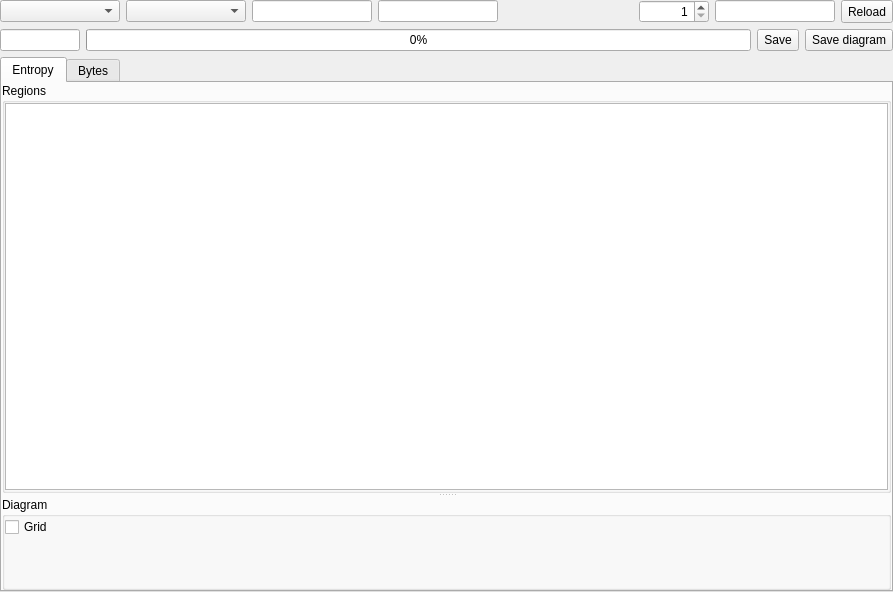
<?xml version="1.0" encoding="UTF-8"?>
<ui version="4.0">
 <class>XEntropyWidget</class>
 <widget class="QWidget" name="XEntropyWidget">
  <property name="geometry">
   <rect>
    <x>0</x>
    <y>0</y>
    <width>893</width>
    <height>592</height>
   </rect>
  </property>
  <property name="windowTitle">
   <string notr="true">Form</string>
  </property>
  <layout class="QVBoxLayout" name="verticalLayout_6">
   <property name="leftMargin">
    <number>0</number>
   </property>
   <property name="topMargin">
    <number>0</number>
   </property>
   <property name="rightMargin">
    <number>0</number>
   </property>
   <property name="bottomMargin">
    <number>0</number>
   </property>
   <item>
    <layout class="QHBoxLayout" name="horizontalLayout">
     <item>
      <widget class="QComboBox" name="comboBoxType">
       <property name="minimumSize">
        <size>
         <width>120</width>
         <height>0</height>
        </size>
       </property>
      </widget>
     </item>
     <item>
      <widget class="QComboBox" name="comboBoxMapMode">
       <property name="minimumSize">
        <size>
         <width>120</width>
         <height>0</height>
        </size>
       </property>
      </widget>
     </item>
     <item>
      <widget class="XLineEditHEX" name="lineEditOffset">
       <property name="maximumSize">
        <size>
         <width>120</width>
         <height>16777215</height>
        </size>
       </property>
       <property name="alignment">
        <set>Qt::AlignCenter</set>
       </property>
       <property name="readOnly">
        <bool>true</bool>
       </property>
      </widget>
     </item>
     <item>
      <widget class="XLineEditHEX" name="lineEditSize">
       <property name="maximumSize">
        <size>
         <width>120</width>
         <height>16777215</height>
        </size>
       </property>
       <property name="alignment">
        <set>Qt::AlignCenter</set>
       </property>
       <property name="readOnly">
        <bool>true</bool>
       </property>
      </widget>
     </item>
     <item>
      <spacer name="horizontalSpacer">
       <property name="orientation">
        <enum>Qt::Horizontal</enum>
       </property>
       <property name="sizeHint" stdset="0">
        <size>
         <width>40</width>
         <height>20</height>
        </size>
       </property>
      </spacer>
     </item>
     <item>
      <widget class="QSpinBox" name="spinBoxCount">
       <property name="minimumSize">
        <size>
         <width>70</width>
         <height>0</height>
        </size>
       </property>
       <property name="alignment">
        <set>Qt::AlignRight|Qt::AlignTrailing|Qt::AlignVCenter</set>
       </property>
       <property name="minimum">
        <number>1</number>
       </property>
       <property name="maximum">
        <number>1000</number>
       </property>
      </widget>
     </item>
     <item>
      <widget class="XLineEditHEX" name="lineEditPartSize">
       <property name="maximumSize">
        <size>
         <width>120</width>
         <height>16777215</height>
        </size>
       </property>
       <property name="alignment">
        <set>Qt::AlignCenter</set>
       </property>
       <property name="readOnly">
        <bool>true</bool>
       </property>
      </widget>
     </item>
     <item>
      <widget class="QToolButton" name="toolButtonReload">
       <property name="sizePolicy">
        <sizepolicy hsizetype="Minimum" vsizetype="Minimum">
         <horstretch>0</horstretch>
         <verstretch>0</verstretch>
        </sizepolicy>
       </property>
       <property name="text">
        <string>Reload</string>
       </property>
       <property name="iconSize">
        <size>
         <width>16</width>
         <height>16</height>
        </size>
       </property>
       <property name="toolButtonStyle">
        <enum>Qt::ToolButtonTextBesideIcon</enum>
       </property>
      </widget>
     </item>
    </layout>
   </item>
   <item>
    <layout class="QHBoxLayout" name="horizontalLayout_2">
     <item>
      <widget class="QLineEdit" name="lineEditTotalEntropy">
       <property name="maximumSize">
        <size>
         <width>80</width>
         <height>16777215</height>
        </size>
       </property>
       <property name="alignment">
        <set>Qt::AlignCenter</set>
       </property>
       <property name="readOnly">
        <bool>true</bool>
       </property>
      </widget>
     </item>
     <item>
      <widget class="QProgressBar" name="progressBarTotalEntropy">
       <property name="minimumSize">
        <size>
         <width>150</width>
         <height>0</height>
        </size>
       </property>
       <property name="maximum">
        <number>1000</number>
       </property>
       <property name="value">
        <number>0</number>
       </property>
       <property name="alignment">
        <set>Qt::AlignCenter</set>
       </property>
      </widget>
     </item>
     <item>
      <widget class="QToolButton" name="toolButtonSaveEntropyTable">
       <property name="sizePolicy">
        <sizepolicy hsizetype="Minimum" vsizetype="Minimum">
         <horstretch>0</horstretch>
         <verstretch>0</verstretch>
        </sizepolicy>
       </property>
       <property name="text">
        <string>Save</string>
       </property>
       <property name="toolButtonStyle">
        <enum>Qt::ToolButtonTextBesideIcon</enum>
       </property>
      </widget>
     </item>
     <item>
      <widget class="QToolButton" name="toolButtonSaveEntropyDiagram">
       <property name="sizePolicy">
        <sizepolicy hsizetype="Minimum" vsizetype="Minimum">
         <horstretch>0</horstretch>
         <verstretch>0</verstretch>
        </sizepolicy>
       </property>
       <property name="text">
        <string>Save diagram</string>
       </property>
       <property name="toolButtonStyle">
        <enum>Qt::ToolButtonTextBesideIcon</enum>
       </property>
      </widget>
     </item>
    </layout>
   </item>
   <item>
    <widget class="QTabWidget" name="tabWidget">
     <property name="currentIndex">
      <number>0</number>
     </property>
     <widget class="QWidget" name="tabEntropy">
      <attribute name="title">
       <string>Entropy</string>
      </attribute>
      <layout class="QVBoxLayout" name="verticalLayout_11">
       <property name="leftMargin">
        <number>0</number>
       </property>
       <property name="topMargin">
        <number>0</number>
       </property>
       <property name="rightMargin">
        <number>0</number>
       </property>
       <property name="bottomMargin">
        <number>0</number>
       </property>
       <item>
        <widget class="QSplitter" name="splitter">
         <property name="orientation">
          <enum>Qt::Vertical</enum>
         </property>
         <widget class="QGroupBox" name="groupBoxRegions">
          <property name="sizePolicy">
           <sizepolicy hsizetype="Preferred" vsizetype="Preferred">
            <horstretch>0</horstretch>
            <verstretch>0</verstretch>
           </sizepolicy>
          </property>
          <property name="title">
           <string>Regions</string>
          </property>
          <layout class="QVBoxLayout" name="verticalLayout_4">
           <property name="leftMargin">
            <number>0</number>
           </property>
           <property name="topMargin">
            <number>0</number>
           </property>
           <property name="rightMargin">
            <number>0</number>
           </property>
           <property name="bottomMargin">
            <number>0</number>
           </property>
           <item>
            <widget class="XTableView" name="tableViewRegions">
             <property name="contextMenuPolicy">
              <enum>Qt::CustomContextMenu</enum>
             </property>
             <property name="editTriggers">
              <set>QAbstractItemView::NoEditTriggers</set>
             </property>
             <property name="selectionMode">
              <enum>QAbstractItemView::MultiSelection</enum>
             </property>
             <property name="selectionBehavior">
              <enum>QAbstractItemView::SelectRows</enum>
             </property>
             <attribute name="horizontalHeaderStretchLastSection">
              <bool>false</bool>
             </attribute>
             <attribute name="verticalHeaderVisible">
              <bool>false</bool>
             </attribute>
             <attribute name="verticalHeaderMinimumSectionSize">
              <number>20</number>
             </attribute>
             <attribute name="verticalHeaderDefaultSectionSize">
              <number>21</number>
             </attribute>
             <attribute name="verticalHeaderStretchLastSection">
              <bool>false</bool>
             </attribute>
            </widget>
           </item>
          </layout>
         </widget>
         <widget class="QGroupBox" name="groupBoxDiagramRegions">
          <property name="title">
           <string>Diagram</string>
          </property>
          <layout class="QVBoxLayout" name="verticalLayout_3">
           <property name="leftMargin">
            <number>0</number>
           </property>
           <property name="topMargin">
            <number>0</number>
           </property>
           <property name="rightMargin">
            <number>0</number>
           </property>
           <property name="bottomMargin">
            <number>0</number>
           </property>
           <item>
            <layout class="QHBoxLayout" name="horizontalLayout_3">
             <item>
              <widget class="QCheckBox" name="checkBoxGridRegions">
               <property name="text">
                <string>Grid</string>
               </property>
              </widget>
             </item>
             <item>
              <spacer name="horizontalSpacer_3">
               <property name="orientation">
                <enum>Qt::Horizontal</enum>
               </property>
               <property name="sizeHint" stdset="0">
                <size>
                 <width>40</width>
                 <height>20</height>
                </size>
               </property>
              </spacer>
             </item>
            </layout>
           </item>
           <item>
            <widget class="QwtPlot" name="widgetEntropy" native="true">
             <property name="sizePolicy">
              <sizepolicy hsizetype="Expanding" vsizetype="Expanding">
               <horstretch>0</horstretch>
               <verstretch>0</verstretch>
              </sizepolicy>
             </property>
            </widget>
           </item>
          </layout>
         </widget>
        </widget>
       </item>
      </layout>
     </widget>
     <widget class="QWidget" name="tabBytes">
      <attribute name="title">
       <string>Bytes</string>
      </attribute>
      <layout class="QVBoxLayout" name="verticalLayout_5">
       <property name="leftMargin">
        <number>0</number>
       </property>
       <property name="topMargin">
        <number>0</number>
       </property>
       <property name="rightMargin">
        <number>0</number>
       </property>
       <property name="bottomMargin">
        <number>0</number>
       </property>
       <item>
        <widget class="QSplitter" name="splitter_2">
         <property name="orientation">
          <enum>Qt::Horizontal</enum>
         </property>
         <widget class="QTableWidget" name="tableWidgetBytes">
          <property name="contextMenuPolicy">
           <enum>Qt::CustomContextMenu</enum>
          </property>
          <property name="editTriggers">
           <set>QAbstractItemView::NoEditTriggers</set>
          </property>
          <property name="selectionMode">
           <enum>QAbstractItemView::SingleSelection</enum>
          </property>
          <property name="selectionBehavior">
           <enum>QAbstractItemView::SelectRows</enum>
          </property>
          <property name="sortingEnabled">
           <bool>true</bool>
          </property>
          <attribute name="horizontalHeaderMinimumSectionSize">
           <number>0</number>
          </attribute>
          <attribute name="horizontalHeaderDefaultSectionSize">
           <number>50</number>
          </attribute>
          <attribute name="horizontalHeaderShowSortIndicator" stdset="0">
           <bool>true</bool>
          </attribute>
          <attribute name="horizontalHeaderStretchLastSection">
           <bool>true</bool>
          </attribute>
          <attribute name="verticalHeaderVisible">
           <bool>false</bool>
          </attribute>
          <attribute name="verticalHeaderMinimumSectionSize">
           <number>20</number>
          </attribute>
          <attribute name="verticalHeaderDefaultSectionSize">
           <number>20</number>
          </attribute>
         </widget>
         <widget class="QwtPlot" name="widgetBytes" native="true"/>
        </widget>
       </item>
      </layout>
     </widget>
    </widget>
   </item>
  </layout>
 </widget>
 <customwidgets>
  <customwidget>
   <class>XTableView</class>
   <extends>QTableView</extends>
   <header>xtableview.h</header>
  </customwidget>
  <customwidget>
   <class>XLineEditHEX</class>
   <extends>QLineEdit</extends>
   <header>xlineedithex.h</header>
  </customwidget>
  <customwidget>
   <class>QwtPlot</class>
   <extends>QWidget</extends>
   <header>qwt_plot.h</header>
   <container>1</container>
  </customwidget>
 </customwidgets>
 <resources/>
 <connections/>
</ui>
